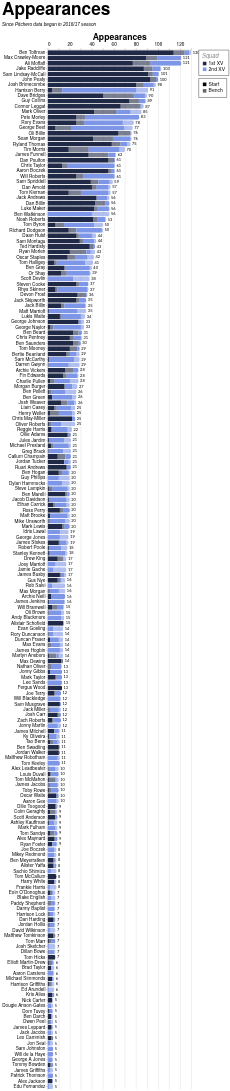

Vega-Lite specification for this chart:
### Vega-Lite specification from a JSON file in a GitHub repository (floating-point values rounded to 4 significant figures; data arrays with more than 128 entries replaced by an {"elided": "..."} marker saying what was removed)
{"config": {"axis": {"labelFont": "PT Sans Narrow, Helvetica Neue, Helvetica, Arial, sans-serif", "titleFont": "PT Sans Narrow, Helvetica Neue, Helvetica, Arial, sans-serif", "labelFontSize": 13, "titleFontSize": 24, "gridColor": "#202947", "gridOpacity": 0.2, "zindex": 1}, "text": {"font": "Lato, sans-serif"}, "bar": {"cornerRadiusEnd": 5}, "header": {"labelFont": "PT Sans Narrow, Helvetica Neue, Helvetica, Arial, sans-serif", "titleFont": "PT Sans Narrow, Helvetica Neue, Helvetica, Arial, sans-serif", "labelFontSize": 24, "titleFontSize": 28, "labelFontWeight": "bold", "orient": "left"}, "legend": {"labelFont": "PT Sans Narrow, Helvetica Neue, Helvetica, Arial, sans-serif", "titleFont": "PT Sans Narrow, Helvetica Neue, Helvetica, Arial, sans-serif", "labelFontSize": 14, "titleFontSize": 16, "titlePadding": 5, "fillColor": "white", "strokeColor": "black", "padding": 10, "titleFontWeight": "lighter", "titleFontStyle": "italic", "titleColor": "gray", "offset": 10}, "title": {"font": "PT Sans Narrow, Helvetica Neue, Helvetica, Arial, sans-serif", "fontSize": 48, "fontWeight": "bold", "anchor": "start", "align": "center", "titlePadding": 20, "subtitlePadding": 10, "subtitleFontSize": 13, "subtitleColor": "", "subtitleFontStyle": "italic", "offset": 15, "color": "black"}, "axisX": {"labelAngle": 0}, "facet": {"title": null, "header": null, "align": {"row": "each", "column": "each"}}, "resolve": {"scale": {"y": "independent", "facet": "independent"}}, "background": "transparent", "scale": {"offsetBandPaddingOuter": 0.2, "offsetBandPaddingInner": 0.1}, "view": {"stroke": null, "background": "transparent"}}, "layer": [{"mark": {"type": "bar"}, "encoding": {"color": {"field": "squad", "legend": {"direction": "vertical", "labelExpr": "datum.value + ' XV'", "offset": 20, "orient": "right", "title": "Squad"}, "scale": {"domain": ["1st", "2nd"], "range": ["#202946", "#7d96e8"]}, "sort": ["1st", "2nd"], "type": "nominal"}, "opacity": {"field": "start", "legend": {"direction": "vertical", "offset": 20, "orient": "right", "title": null}, "scale": {"domain": ["Start", "Bench"], "range": [1.0, 0.6]}, "sort": ["Start", "Bench"], "type": "nominal"}, "order": {"field": "stack_order", "sort": "ascending", "type": "quantitative"}, "tooltip": [{"field": "player", "title": "Player", "type": "nominal"}, {"field": "squad", "title": "Squad", "type": "nominal"}, {"field": "start", "title": "Selection", "type": "nominal"}, {"aggregate": "sum", "field": "games", "title": "Games", "type": "quantitative"}, {"aggregate": "max", "field": "player_total", "title": "Total", "type": "quantitative"}], "x": {"aggregate": "sum", "axis": {"orient": "top", "title": "Appearances"}, "field": "games", "type": "quantitative"}, "y": {"field": "player", "sort": {"field": "player_total", "op": "max", "order": "descending"}, "title": null, "type": "nominal"}}}, {"mark": {"type": "text", "align": "left", "baseline": "middle", "color": "black", "dx": 4, "fontSize": 11}, "encoding": {"text": {"field": "total_games", "format": ".0f", "type": "quantitative"}, "x": {"axis": {"orient": "top", "title": "Appearances"}, "field": "total_games", "type": "quantitative"}, "y": {"field": "player", "sort": {"field": "player_total", "op": "max", "order": "descending"}, "title": null, "type": "nominal"}}, "transform": [{"aggregate": [{"op": "sum", "field": "games", "as": "total_games"}, {"op": "max", "field": "player_total", "as": "player_total"}], "groupby": ["player"]}]}], "data": {"name": "data-6df748fe9ee22d1536c45da86187d665"}, "height": {"step": 15}, "params": [{"name": "seasonParam", "value": []}, {"name": "gameTypesParam", "value": []}, {"name": "squadParam", "value": "All"}, {"name": "positionsParam", "value": []}, {"name": "minAppsParam", "value": 5}], "title": {"text": "Appearances", "subtitle": "Since Pitchero data began in 2016/17 season"}, "transform": [{"filter": "length(seasonParam) === 0 || indexof(seasonParam, datum.season) >= 0"}, {"filter": "length(gameTypesParam) === 0 || indexof(gameTypesParam, datum.game_type) >= 0"}, {"filter": "squadParam === \"All\" || datum.squad === squadParam"}, {"filter": "length(positionsParam) === 0 || indexof(positionsParam, datum.position) >= 0"}, {"joinaggregate": [{"op": "sum", "field": "games", "as": "player_total"}], "groupby": ["player"]}, {"filter": "datum.player_total >= minAppsParam"}], "width": 400, "$schema": "https://vega.github.io/schema/vega-lite/v5.20.1.json", "datasets": {"data-6df748fe9ee22d1536c45da86187d665": {"elided": "2377 records"}}}
